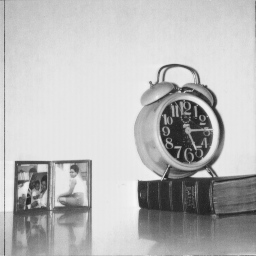
%> input picture slike/clock.tiff, 256 x 256 px
$ octave zad61.m   (GNU Octave 9; MATLAB toolbox functions it lacks are replaced by stand-ins)
%> lines starting %> are read from the running program, lines starting %| are printed output that depends on the picture
close all;
clear all;

img = im2double(imread('slike/clock.tiff'));
%> img: size 256x256 double; min 0.125, max 0.965, mean 0.729

fun1 = @(x) max(x);
fun2 = @(x) min(x);
fun3 = @(x) mean(x);
fun4 = @(x) std(x);

img1 = colfilt(img, [8 8], 'sliding', fun1);
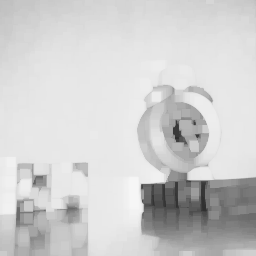
%> img1: size 256x256 double; min 0.184, max 0.965, mean 0.813
img2 = colfilt(img, [8 8], 'sliding', fun2);
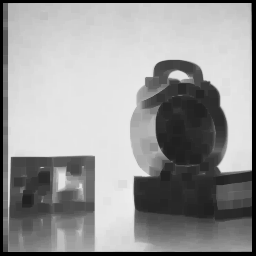
%> img2: size 256x256 double; min 0, max 0.937, mean 0.597
img3 = colfilt(img, [8 8], 'sliding', fun3);
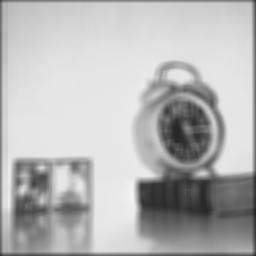
%> img3: size 256x256 double; min 0.141, max 0.949, mean 0.717
img4 = colfilt(img, [8 8], 'sliding', fun4);
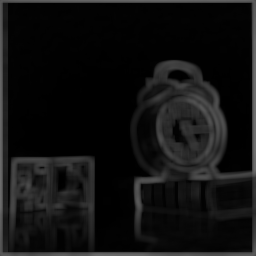
%> img4: size 256x256 double; min 0.00193, max 0.449, mean 0.0679

figure;
subplot(2,2,1);
imagesc(img1);
title('max');
colormap(gray);

subplot(2,2,2);
imagesc(img2);
title('min');
colormap(gray);

subplot(2,2,3);
imagesc(img3);
title('mean');
colormap(gray);

subplot(2,2,4);
imagesc(img4);
title('std');
colormap(gray);
